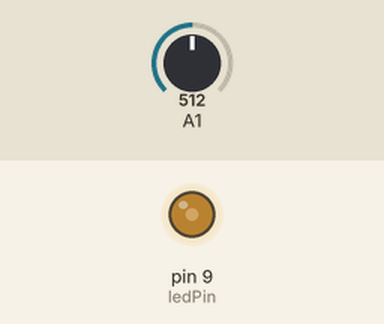
Simulated run of this sketch. Board: Arduino Uno, built with avr-gcc and run on an emulated ATmega328P. Shown: output pins drawn as LEDs (lit = HIGH). The test bench sets the inputs (shaded band); at power-on: A1 = 512. What the sketch prints to the serial monitor is not drawn.

Above: at 0.05 s.
Timing chart, 0 to 3.0 s (numbered marks = the images above):
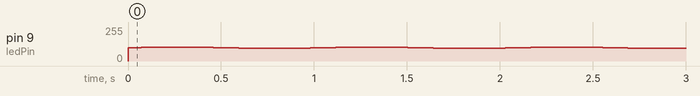

The sketch:

Lab5.ino
```cpp
/*
CCNY PHYS 37100
Lab5
*/

// credit: Dr. Hedberg for method of getting more accurate
// readings from analogRead

// to be used in reading data from Analog Out Arduino
  unsigned long currentTime = 0;
  unsigned long lastTime = 0;
  const unsigned long intervalBetweenData = 1000;

  const int ledPin = 9; //LED connected in pin9
  const int TWOPI = 2 * 3.141529126;

  int brightness; //brightness level of LED

//credit David A. Mellis for method of smoothing data
//obtained from analog Arduino input
//Example code very similar to this one is in in the public domain.
//https://www.arduino.cc/en/Tutorial/BuiltInExamples/Smoothing

  //to be used in smoothing of data

  // Define the number of samples to keep track of. The higher the number, the
  // more the readings will be smoothed, but the slower the output will respond to
  // the input. Using a constant rather than a normal variable lets us use this
  // value to determine the size of the readings array.
  const int numReadings = 100; //aka the averaging width
  int readings[numReadings]; // the readings from the analog input
  int readIndex = 0; // the index of the current reading
  int total = 0;   // the total
  int average = 0;  // the average

  void setup() {

     pinMode(ledPin, OUTPUT);

     //initialize serial communication with computer
     Serial.begin(500000);

    //initialize all the readings to 0
     for(int thisReading; thisReading < numReadings; thisReading++){
      readings[thisReading] = 0;
     }

    }

  void loop() {
   // get the current time in microseconds

    currentTime =  micros(); //time since progrm began in microseconds

    if (currentTime - lastTime >= intervalBetweenData ) {

      //determine brightness value of LED
      //brightness = A + B sin(omega*t)
      brightness = 100 +5*sin(1.0*TWOPI*millis()/1000);

      //change LED's brightness
      analogWrite(ledPin, brightness);

       //read voltage value Vout across R2
      int sensorValue = analogRead(A1);
      lastTime += intervalBetweenData;

      //subtract the last reading
      total = total - readings[readIndex];
      //read from the sensor
      readings[readIndex] = sensorValue;
      //add the reading to the total
      total = total + readings[readIndex];
      //advance to next position in the array
      readIndex += 1;

      //if we're at end of array
      if(readIndex >= numReadings){
        //go back to the beginning
        readIndex = 0;
      }

      //calculate the average
      average = total/numReadings;

      Serial.print(currentTime/1000);
      Serial.print(',');
      Serial.println(average);
          }

        }
```

Measured:
- by itself, pin 9 (ledPin): repeats every 1.0 s: 101/255 0.04 s, 102/255 0.04 s, 103/255 0.05 s, 104/255 0.21 s, 103/255 0.05 s, 102/255 0.04 s, 101/255 0.03 s, 100/255 0.03 s, 99/255 0.03 s, 98/255 0.03 s, 97/255 0.04 s, 96/255 0.05 s, 95/255 0.21 s, 96/255 0.05 s, 97/255 0.04 s, 98/255 0.04 s, 99/255 0.03 s, 100/255 0.03 s
